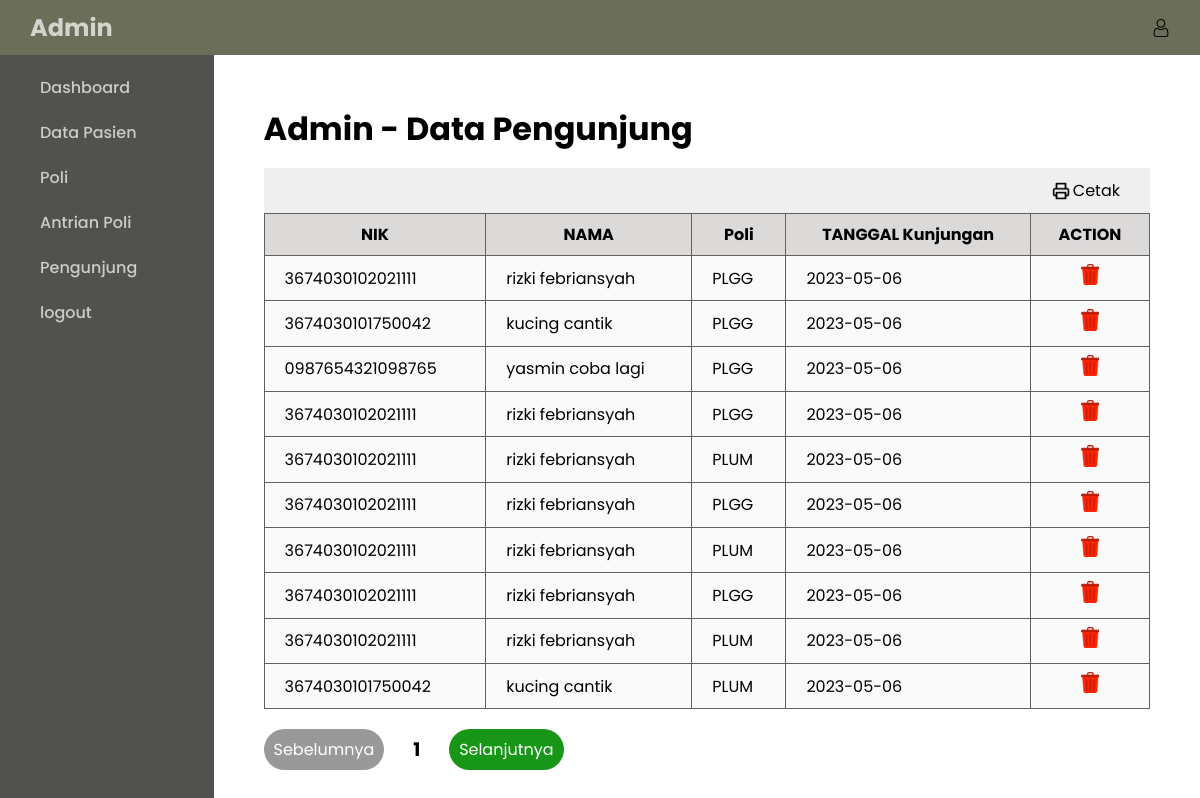
/src/pages/dashboard_admin/?page=pengunjung, run on the app's committed database.
### tables this page shows
CREATE TABLE `pengunjung` (
  `id_pengunjung` int(11) NOT NULL,
  `nik` varchar(18) NOT NULL,
  `poli` varchar(10) NOT NULL,
  `tanggal_kunjungan` date NOT NULL
);

CREATE TABLE `user` (
  `nik` varchar(18) NOT NULL,
  `nama` varchar(30) NOT NULL,
  `jenis_kelamin` varchar(10) NOT NULL,
  `tanggal_lahir` date NOT NULL,
  `alamat` text NOT NULL,
  `no_telp` varchar(15) NOT NULL,
  `username` varchar(20) NOT NULL,
  `password` varchar(255) NOT NULL,
  `role` varchar(10) NOT NULL
);

### src/components/pengunjung/index.php (the view, shortened to what this page needs)
<?php
include '../../config/koneksi.php';
$jumlahDataPerHalaman = 10;
$sql = "SELECT COUNT(*) AS jumlah FROM pengunjung";
$jumlahData = mysqli_fetch_assoc(mysqli_query($conn, $sql));
$jumlahHalaman = ceil($jumlahData['jumlah'] / $jumlahDataPerHalaman);
$halamanAktif = isset($_GET['halaman']) ? $_GET['halaman'] : 1;
$awalData = ($halamanAktif - 1) * $jumlahDataPerHalaman;
$sql = "SELECT user.nama, pengunjung.* FROM user JOIN pengunjung ON user.nik = pengunjung.nik LIMIT $awalData, $jumlahDataPerHalaman";
$result = mysqli_query($conn, $sql);
?>
<div class="tabel-pasien">
    <h1>Admin - Data Pengunjung</h1>
    <div class="tambah">
        <a href="../../pages/cetak_pengunjung/?halaman=<?php echo $halamanAktif; ?>"><img style="width: 18px; margin-right: 3px;" src="../../../assets/images/printer.png" alt=""> Cetak</a>
    </div>
    <table class="table-data-pasien">
        <thead>
            <tr>
                <th>NIK</th>
                <th>NAMA</th>
                <th>Poli</th>
                <th>TANGGAL Kunjungan</th>
                <th>ACTION</th>
            </tr>
        </thead>
        <?php if (mysqli_num_rows($result) > 0) : ?>
            <?php while ($row = mysqli_fetch_assoc($result)) : ?>
                <tr class="body-tabel">
                    <td><?= $row["nik"] ?></td>
                    <td><?= $row["nama"] ?></td>
                    <td><?= $row["poli"] ?></td>
                    <td><?= $row["tanggal_kunjungan"] ?></td>
                    <td style="text-align:center;"> <a style="color:red;" href="../../config/hapus_pengunjung.php?id_pengunjung=<?= $row["id_pengunjung"] ?>" onclick="return confirm(`Apa anda mau menghapus <?= $row['nama'] ?>`)"><img style="width: 18px;" src="../../../assets/images/hapus.png" alt=""></a>
                    </td>
                </tr>
            <?php endwhile; ?>
        <?php else : ?>
            <tr>
                <td colspan="8" style="text-align: center;">Data kosong</td>
            </tr>
        <?php endif; ?>
    </table>
    <div class="pagination">
        <?php if ($halamanAktif > 1) : ?>
            <a class="sebelumnya" href="?page=pengunjung&halaman=<?= $halamanAktif - 1 ?>">Sebelumnya</a>
        <?php else : ?>
            <span class="sebelumnya">Sebelumnya</span>
        <?php endif; ?>
        <h3><?= $halamanAktif ?></h3>
        <?php if ($halamanAktif < $jumlahHalaman) : ?>
            <a class="selanjutnya" href="?page=pengunjung&halaman=<?= $halamanAktif + 1 ?>">Selanjutnya</a>
        <?php else : ?>
            <span class="selanjutnya">Selanjutnya</span>
        <?php endif; ?>
    </div>
</div>

### src/pages/dashboard_admin/dashboard_admin.css (style rules this page uses)
* { margin: 0; padding: 0; font-family: 'Poppins', sans-serif; }
.navbar nav h1, a { color: rgba(255, 255, 255, 0.7); text-decoration: none; }
.main-content .home .card-poli .card-antrian h1, .tabel-pasien h1 { margin-bottom: 15px; }
.table-data-pasien { border-collapse: collapse; width: 100%; }
.table-data-pasien, th, td { border: 1px solid #635f5f; padding: 8px 20px; }
.table-data-pasien thead { background-color: rgba(207, 203, 203, 0.72); }
.table-data-pasien .body-tabel { background-color: rgba(249, 249, 249, 0.72); }
.table-data-pasien { margin-bottom: 20px; }
.pagination { width: 300px; display: flex; justify-content: space-between; align-items: center; }
.tabel-pasien .pagination .sebelumnya, .selanjutnya { padding: 8px 10px; background-color: #999; box-sizing: border-box; color: #ffffff; border-radius: 40px; }
.pagination .selanjutnya { background-color: rgb(23, 150, 23); }
.pagination span { cursor: not-allowed; }
.tambah { background-color: rgba(239, 239, 239, 1); width: 100%; padding: 10px 30px; box-sizing: border-box; display: flex; justify-content: space-between; align-items: center; }
.tambah a { color: rgba(0, 0, 0, 1); display: flex; align-items: center; }

### data on the page
pengunjung: nik "3674030102021111", nik.nama "rizki febriansyah", poli "PLGG", tanggal_kunjungan "2023-05-06"
pengunjung: nik "3674030101750042", nik.nama "kucing cantik", poli "PLGG", tanggal_kunjungan "2023-05-06"
pengunjung: nik "0987654321098765", nik.nama "yasmin coba lagi", poli "PLGG", tanggal_kunjungan "2023-05-06"
pengunjung: nik "3674030102021111", nik.nama "rizki febriansyah", poli "PLGG", tanggal_kunjungan "2023-05-06"
pengunjung: nik "3674030102021111", nik.nama "rizki febriansyah", poli "PLUM", tanggal_kunjungan "2023-05-06"
pengunjung: nik "3674030102021111", nik.nama "rizki febriansyah", poli "PLGG", tanggal_kunjungan "2023-05-06"
pengunjung: nik "3674030102021111", nik.nama "rizki febriansyah", poli "PLUM", tanggal_kunjungan "2023-05-06"
pengunjung: nik "3674030102021111", nik.nama "rizki febriansyah", poli "PLGG", tanggal_kunjungan "2023-05-06"
pengunjung: nik "3674030102021111", nik.nama "rizki febriansyah", poli "PLUM", tanggal_kunjungan "2023-05-06"
pengunjung: nik "3674030101750042", nik.nama "kucing cantik", poli "PLUM", tanggal_kunjungan "2023-05-06"

### other printed values
$halamanAktif "1"
